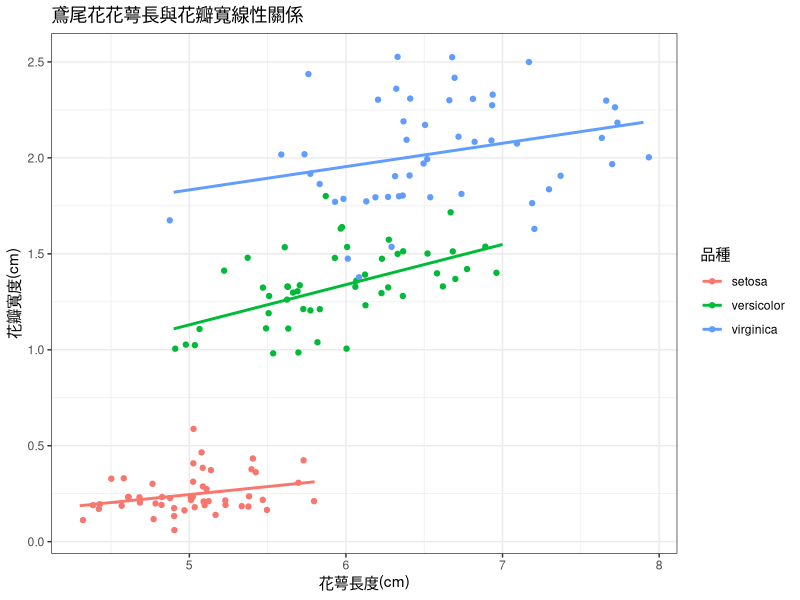

Write the R code that produced this figure. (Note: this script raises an error after producing the figure.)
## ---- chunk 1
sessionInfo()
## ---- chunk 2
# automatically create a bib database for R packages
knitr::write_bib(c(
  .packages(), 'bookdown', 'knitr', 'rmarkdown'
), 'packages.bib')
## ---- chunk 3
print('Hello world!')
## ---- chunk 4
pkg = c('magrittr','ggplot2')
if ( any(pkg) %in% installed.packages() == TRUE) install.packages(pkg[!pkg %in% rownames(installed.packages())]) 
invisible(lapply(pkg, library, character.only = TRUE))

ggplot(data = iris, mapping = aes(x = Sepal.Length, y = Petal.Width, color = Species))+
  geom_jitter()+
  geom_smooth(method='lm',se=F)+
  theme_bw()+
  labs(x='花萼長度(cm)',
       y='花瓣寬度(cm)',
       color = '品種',
       title = '鳶尾花花萼長與花瓣寬線性關係')

## ---- chunk 5
# 產生亂數資料
riceYield<-data.frame(
  'treatment' = (rep(c('A','B'),each=10) ),
  'yield' = c(rnorm(n = 10 , mean = 5000 , sd = 400),rnorm(n=10 , mean = 6500 , sd = 400)
))
## ---- chunk 6
head(riceYield)
## ---- chunk 7
# 查看 後 10筆資料
tail(riceYield)
## ---- chunk 8
print(riceyield)
## ---- chunk 9
riceYield
## ---- chunk 10
t.test(data = riceYield, 
       yield ~ variety,    
       paired = F)       
## ---- chunk 11
t.test(data = riceYield, 
       yield ~ variety,    
       paired = F,
       conf.level = 0.95)       
